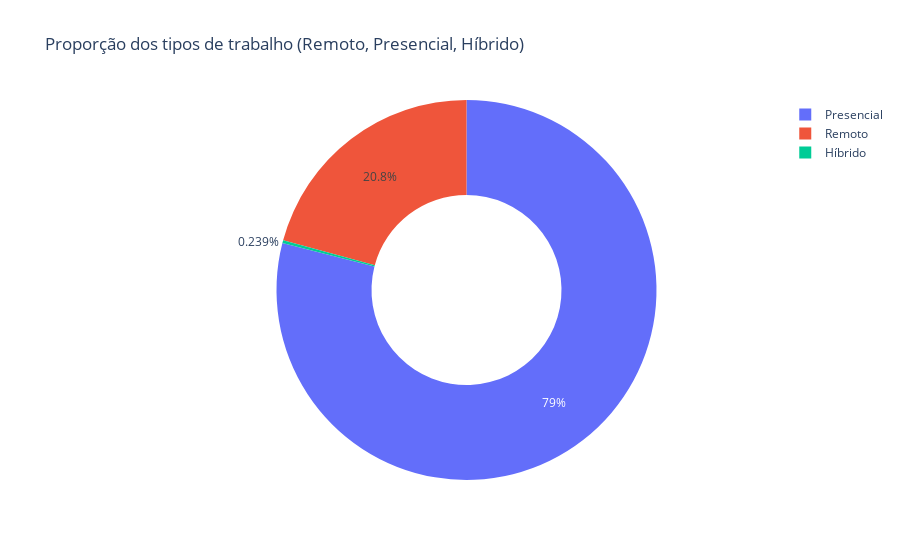

Source (notebook cell):
### Code cell
remoto_contagem = df_limpo['taxa_remoto'].value_counts().reset_index()
remoto_contagem.columns = ['tipo_emprego', 'quantidade']

fig = px.pie(
    remoto_contagem,
    names='tipo_emprego',
    values='quantidade',
    title='Proporção dos tipos de trabalho (Remoto, Presencial, Híbrido)',
    hole=0.5
)

fig

### Figure 1 — Plotly figure (JSON) as saved in the notebook; plotly's stock layout.template omitted (floating-point values rounded to 4 significant figures)
{"data": [{"domain": {"x": [0, 1], "y": [0, 1]}, "hole": 0.5, "hovertemplate": "tipo_emprego=%{label}<br>quantidade=%{value}<extra></extra>", "labels": ["Presencial", "Remoto", "Híbrido"], "legendgroup": "", "name": "", "showlegend": true, "type": "pie", "values": [105312, 27718, 319]}], "layout": {"legend": {"tracegroupgap": 0}, "title": {"text": "Proporção dos tipos de trabalho (Remoto, Presencial, Híbrido)"}}}
